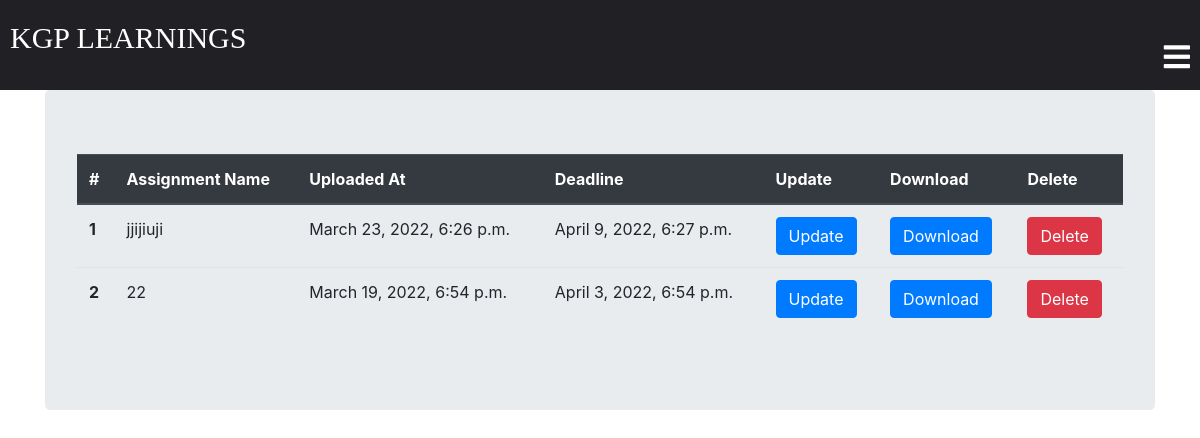
/classroom/assignment_list/ (signed in), run on an earlier commit of the app's database.
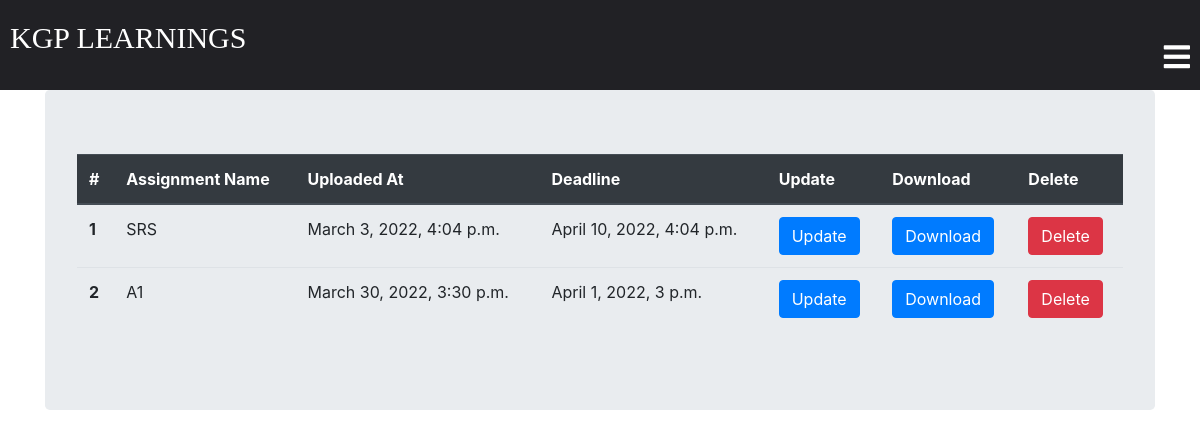
And on a later commit of the database.
### classroom/models.py (models this page shows, shortened)
class ClassAssignment(models.Model):
    student = models.ManyToManyField(
        Student, related_name='student_assignment')
    Deadline = models.DateTimeField(auto_now=False, null=True)
    PublishedAt = models.DateTimeField(auto_now=False, null=True)
    assignment = models.FileField(upload_to='assignments')
    created_at = models.DateTimeField(auto_now=True)
    assignment_name = models.CharField(max_length=250)
    teacher = models.ForeignKey(
        Teacher, related_name='teacher_assignment', on_delete=models.CASCADE)
    class Meta:
        ordering = ['-created_at']

### classroom/views.py (the view)
# urls.py: path('assignment_list/',views.assignment_list,name="assignment_list"),
@login_required
def assignment_list(request):
    template = "assignment_list.html"
    teacher = request.user.Teacher
    return render(request, template, {'teacher': teacher})

### template/assignment_list.html (shortened to what this page needs)
{% extends 'base.html' %}
{% block content %}
<div class="container">
  <div class="jumbotron">
    {% if teacher.teacher_assignment.count == 0 %}
    <h2>No Assignments Uploaded Yet</h2>
    {% else %}
    <table class="table">
      <thead class="thead-dark">
        <tr>
          <th scope="col">#</th>
          <th scope="col">Assignment Name</th>
          <th scope="col">Uploaded At</th>
          <th scope="col">Deadline </th>
          <th scope="col">Update</th>
          <th scope="col">Download</th>
          <th scope="col">Delete</th>
        </tr>
      </thead>
      <tbody>
        {% for assignment in teacher.teacher_assignment.all %}
        <tr>
          <th scope="row">{{ forloop.counter }}</th>
          <td>{{ assignment.assignment_name }}</td>
          <td>{{ assignment.PublishedAt }}</td>
          <td>{{ assignment.Deadline }}</td>
          <td><a href="{% url 'classroom:update_assignment' id=assignment.id %}" class="btn btn-primary">Update</a></td>
          <td><a href="{{ assignment.assignment.url }}" class="btn btn-primary" target="_blank">Download</a></td>
          <td><a href="{% url 'classroom:assignment_delete' id=assignment.id %}" class="btn btn-danger">Delete</a></td>
        </tr>
        {% endfor %}
      </tbody>
    </table>
    {% endif %}
  </div>
</div>
{% endblock %}

What changed in the data, as far as the page shows it:
removed ClassAssignment: assignment_name "jjijiuji", PublishedAt "March 23, 2022, 6:26 p.m.", Deadline "April 9, 2022, 6:27 p.m."
removed ClassAssignment: assignment_name "22", PublishedAt "March 19, 2022, 6:54 p.m.", Deadline "April 3, 2022, 6:54 p.m."
added ClassAssignment: assignment_name "SRS", PublishedAt "March 3, 2022, 4:04 p.m.", Deadline "April 10, 2022, 4:04 p.m."
added ClassAssignment: assignment_name "A1", PublishedAt "March 30, 2022, 3:30 p.m.", Deadline "April 1, 2022, 3 p.m."
